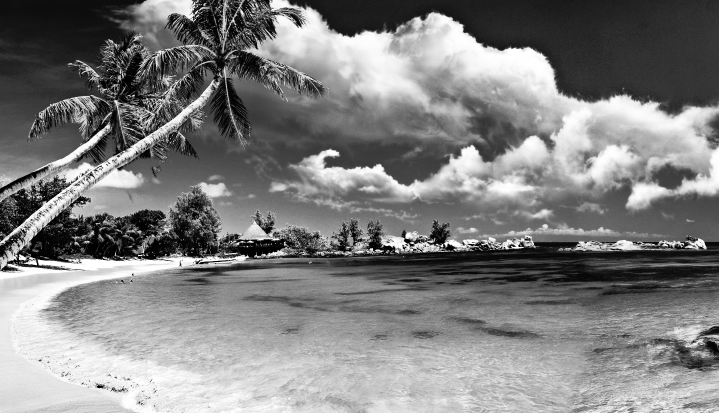
#> input picture DAY 9/equalized_image.png, 1437 x 826 px (shown at 1/2 size)
$ python day13_contours.py --image '../DAY 9/equalized_image.png'   (older library calls are emulated)
#> lines starting #> are read from the running program, lines starting #| are printed output that depends on the picture; after the words box and inside, x2 and y2 are one past the last pixel; in counts of white or black regions, pixels touching at a corner belong together
# day13_contours.py
# Complete guide to contours in OpenCV
from __future__ import print_function
import numpy as np
import argparse
import cv2
def get_contours(binary, mode, method):
    result = cv2.findContours(binary, mode, method)

    if len(result) == 2:
        contours, hierarchy = result
    elif len(result) == 3:
        _, contours, hierarchy = result
    else:
        raise Exception("Unexpected findContours return format")

    return contours, hierarchy
print("=" * 70)
print("DAY 13: CONTOURS")
print("=" * 70)
# -----------------------------------------------------------------
# SECTION 1: LOAD IMAGE AND CREATE BINARY IMAGE
# -----------------------------------------------------------------
print("\n[Section 1] Loading image and creating binary image...")
ap = argparse.ArgumentParser()
ap.add_argument("-i", "--image", required=True, help="Path to the image")
args = vars(ap.parse_args())
image = cv2.imread(args["image"])
#> image is the input picture: shape (826, 1437, 3); min 0, max 255, mean 128.2
if image is None:
    print("ERROR: Could not load image!")
    exit()
height, width = image.shape[:2]
#> height = 826; width = 1437
print(f"Loaded: {width} x {height} pixels")
#| Loaded: 1437 x 826 pixels
# Convert to grayscale
gray = cv2.cvtColor(image, cv2.COLOR_BGR2GRAY)
# Create binary image using thresholding
# (Contours work on binary images)
blurred = cv2.GaussianBlur(gray, (5, 5), 0)
_, binary = cv2.threshold(blurred, 0, 255, cv2.THRESH_BINARY + cv2.THRESH_OTSU)
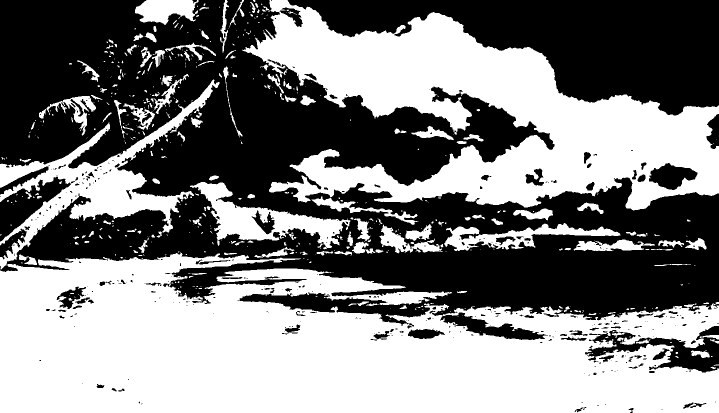
#> binary: shape (826, 1437) (shown at 1/2 size); 50.4% white; 398 black regions (284 under 20 px), largest, box (x1, y1, x2, y2) and area: (0, 0, 1437, 653) 447856, (575, 0, 1437, 231) 100888, (1170, 652, 1437, 745) 8914
cv2.imshow("Original Image", image)
cv2.imshow("Binary Image (for contours)", binary)
cv2.waitKey(0)
# Create a test image with known shapes for demonstration
print("\nCreating test image with known shapes...")
test_shapes = np.zeros((400, 600, 3), dtype="uint8")
# Draw different shapes
cv2.rectangle(test_shapes, (20, 20), (120, 120), (200, 200, 200), -1)
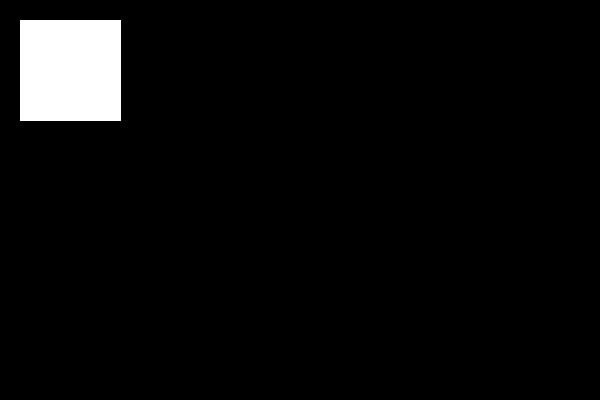
#> test_shapes: shape (400, 600, 3); values 0 (black) and 200 (white), 4.3% white; 1 white region, box (x1, y1, x2, y2) and area: (20, 20, 121, 121) 10201
cv2.circle(test_shapes, (250, 70), 50, (200, 200, 200), -1)
cv2.ellipse(test_shapes, (400, 70), (60, 40), 0, 0, 360, (200, 200, 200),-1)
cv2.rectangle(test_shapes, (20, 200), (120, 350), (200, 200, 200), -1)
cv2.circle(test_shapes, (250, 275), 70, (200, 200, 200), -1)
cv2.ellipse(test_shapes, (450, 275), (80, 50), 30, 0, 360, (200, 200,200), -1)
# Add some text
cv2.putText(test_shapes, "TEST SHAPES", (200, 390),
 cv2.FONT_HERSHEY_SIMPLEX, 0.7, (255, 255, 255), 2)
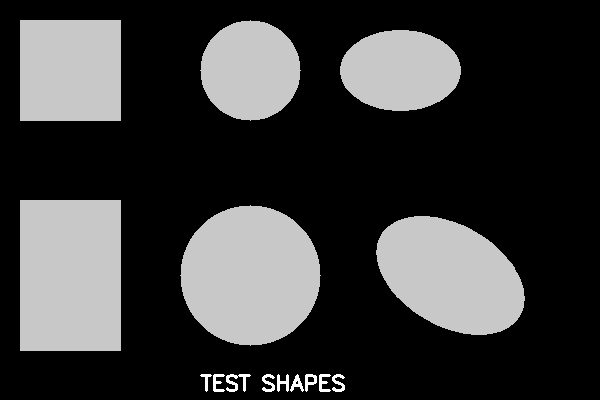
#> test_shapes: shape (400, 600, 3); min 0, max 255, mean 58.8
cv2.imshow("Test Shapes", test_shapes)
cv2.waitKey(0)
# Convert test shapes to binary
gray_shapes = cv2.cvtColor(test_shapes, cv2.COLOR_BGR2GRAY)
_, binary_shapes = cv2.threshold(gray_shapes, 127, 255,
cv2.THRESH_BINARY)
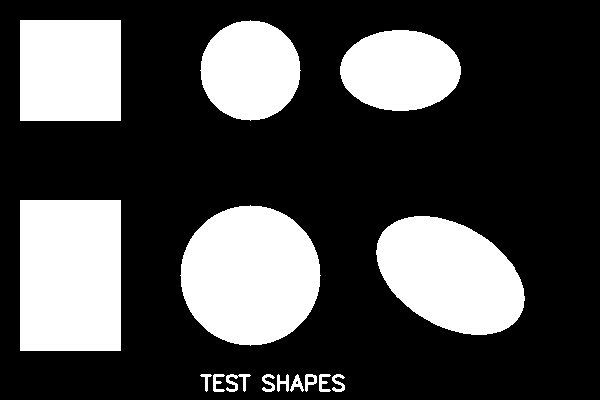
#> binary_shapes: shape (400, 600); 29.3% white; 15 white regions
cv2.imshow("Binary Test Shapes", binary_shapes)
cv2.waitKey(0)
# -----------------------------------------------------------------
# SECTION 2: FINDING CONTOURS
# -----------------------------------------------------------------
print("\n[Section 2] Finding Contours")
print("-" * 50)
print("Contours find connected boundaries in binary images.")
print("OpenCV 3.0+ returns: (image, contours, hierarchy)")
# Find contours in binary image
# Using RETR_EXTERNAL to get only outermost contours
print("\n--- Finding contours on test shapes ---")
contours, hierarchy = cv2.findContours(
    binary_shapes,
    cv2.RETR_EXTERNAL,
    cv2.CHAIN_APPROX_SIMPLE
)
#> contours = 15 contours; largest, box (x1, y1, x2, y2) and area: (180, 205, 321, 346) 15176, (20, 200, 121, 351) 15000, (376, 216, 525, 335) 12570, (20, 20, 121, 121) 10000, (200, 20, 301, 121) 7704

print(f"Found {len(contours)} contours")
#| Found 15 contours
# Draw all contours
contour_vis = test_shapes.copy()
cv2.drawContours(contour_vis, contours, -1, (0, 255, 0), 3)
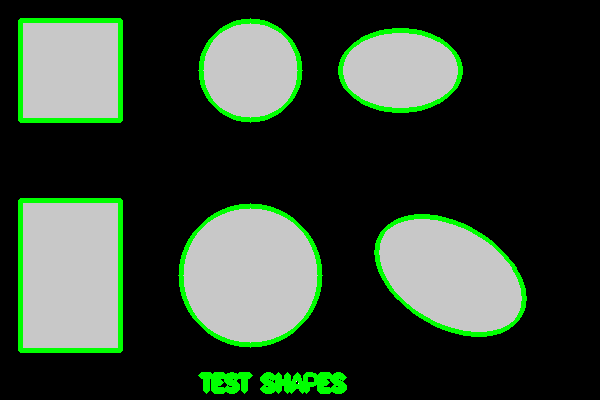
#> contour_vis: shape (400, 600, 3); 5.63% of pixels changed, all inside (x1, y1, x2, y2) = (18, 18, 527, 394); drawn as B, G, R
cv2.imshow("Test Shapes with Contours (Green)", contour_vis)
cv2.waitKey(0)
print("\n--- Different Retrieval Modes ---")
# RETR_EXTERNAL: Only outer contours
contours_external, _ = cv2.findContours(
    binary_shapes, cv2.RETR_EXTERNAL, cv2.CHAIN_APPROX_SIMPLE)[1:]
#> contours_external has the same summary as contours
# RETR_LIST: All contours
contours_list, _ = cv2.findContours(
#> (the run stopped early here; a loop or call above may not have finished)
